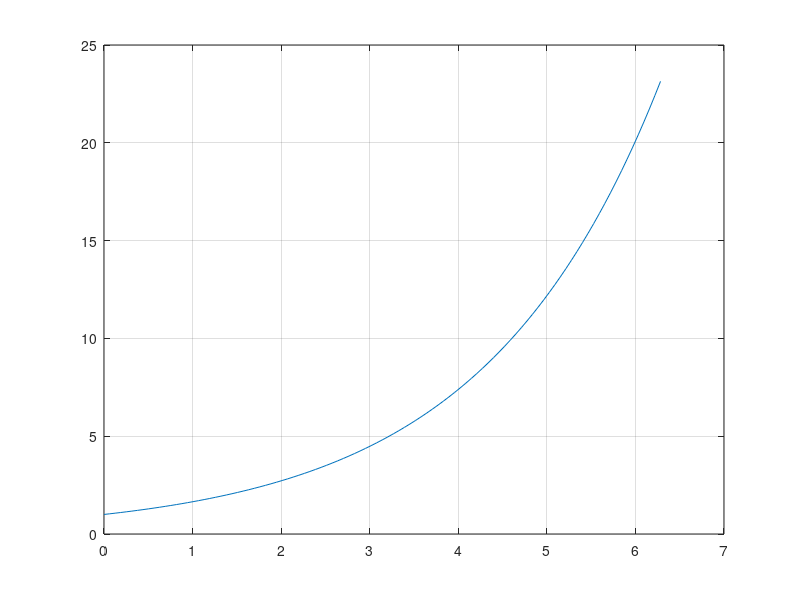

Recreate this plot in MATLAB. (Note: this script raises an error after producing the figure.)
t = [0:100] * (2*pi/100);
y1 = exp(t/2);
plot(t,y1);
grid on;

%% test handle variables
clear testfunc
testfunc.fc = CoulombFrictionParas(Coulombstruct);
testfunc.fc.w = CoulombFrictionW([1;1], Nx);




function F = testgf(x, p)
    fc = p.fc;

    kn = fc.kn; % 
    xn0 = fc.xn0; 
    mu = fc.mu; % 
    kt = fc.kt; % 
    w = fc.w;

    w = w + 1;
    
    fc.w = w;

    F = w;
end
%%
tic
testF = g(rand(256,17), 0);
toc
%%
% clc
disp(['dt   ','nsteps   ','']);
clear J
J = finite_diff_jac(@(x) gf(x, params.func).F, xp);
J = [zeros(5,17);
      zeros(12,5), J];
J = -M \ J;
Jg = [zeros(17,17), zeros(17,17);
      J, zeros(17,17)];
T = 2*pi / omega_0;
for i  = 0:8
    nsteps = 100 * 10^i;
    dt = T / nsteps;

    % explicit Euler exponential numerical method
    dtA = dt * A;
    R_ExpEulxpm = expm(dtA) + dt * expm(dtA) * Jg;
    e_ExpEulxpm = eig(R_ExpEulxpm);
    maxe_ExpEulxpm = max(abs(e_ExpEulxpm));

    % % RK2 exponential numerical method
    % RK2R = dt * A + dt^2 / 2 * A^2 + eye(34);
    % maxeRK2 = max(abs(eig(RK2R)));


    % Implicit Euler Method
    R_ImpEulxpm = inv(eye(34) - dt*(A + Jg));
    e_ImpEulxpm = eig(R_ImpEulxpm);
    maxe_ImpEulxpm = max(abs(e_ImpEulxpm));
    
    
    disp([dt, nsteps, maxe_ExpEulxpm, max(abs(e_ImpEulxpm))]);
end
%% 
t = -1:0.001:1;
y = sqrt(abs(t));
plot(t,y)
%%
a_1 = 11/6;
a0 = -3;
a1 = 3/2;
a2 = -1/3;
f1 = a_1 + a0 + a1 + a2;
f2 = a0 + 2*a1 + 3*a2;
f3 = a0 + 4*a1 + 9*a2;
f4 = a0 + 8*a1 + 27*a2;
%%
for i  = 8:8
    nsteps = 14500;
    dt = T / nsteps;
    R_ExpEulxpm = eye(34) + (dt/2)*A;
    format short g
    disp([dt, nsteps, max(max(abs(R_ExpEulxpm))), max(max(abs(eig(R_ExpEulxpm))))]);
end

%% test g only
clear
load("ptest.mat");
N = 2^3;
Nx = 4;
xtest = zeros(N, 3 * Nx);
fc.kn = ptest.fc.kn;
fc.xn0 = ptest.fc.xn0;
fc.mu = ptest.fc.mu;
fc.kt = ptest.fc.kt;
fc.w = ptest.fc.w;
for i = 1:N
    for j = 1:(3 * Nx)
        xtest(i, j) = 12 * (i -1) + j;
    end
end
profile on
tic;
for i = 1:1
    F = g_mex(xtest, fc);
end
toc;
profile off
p = profile('info');
profview(0,p);